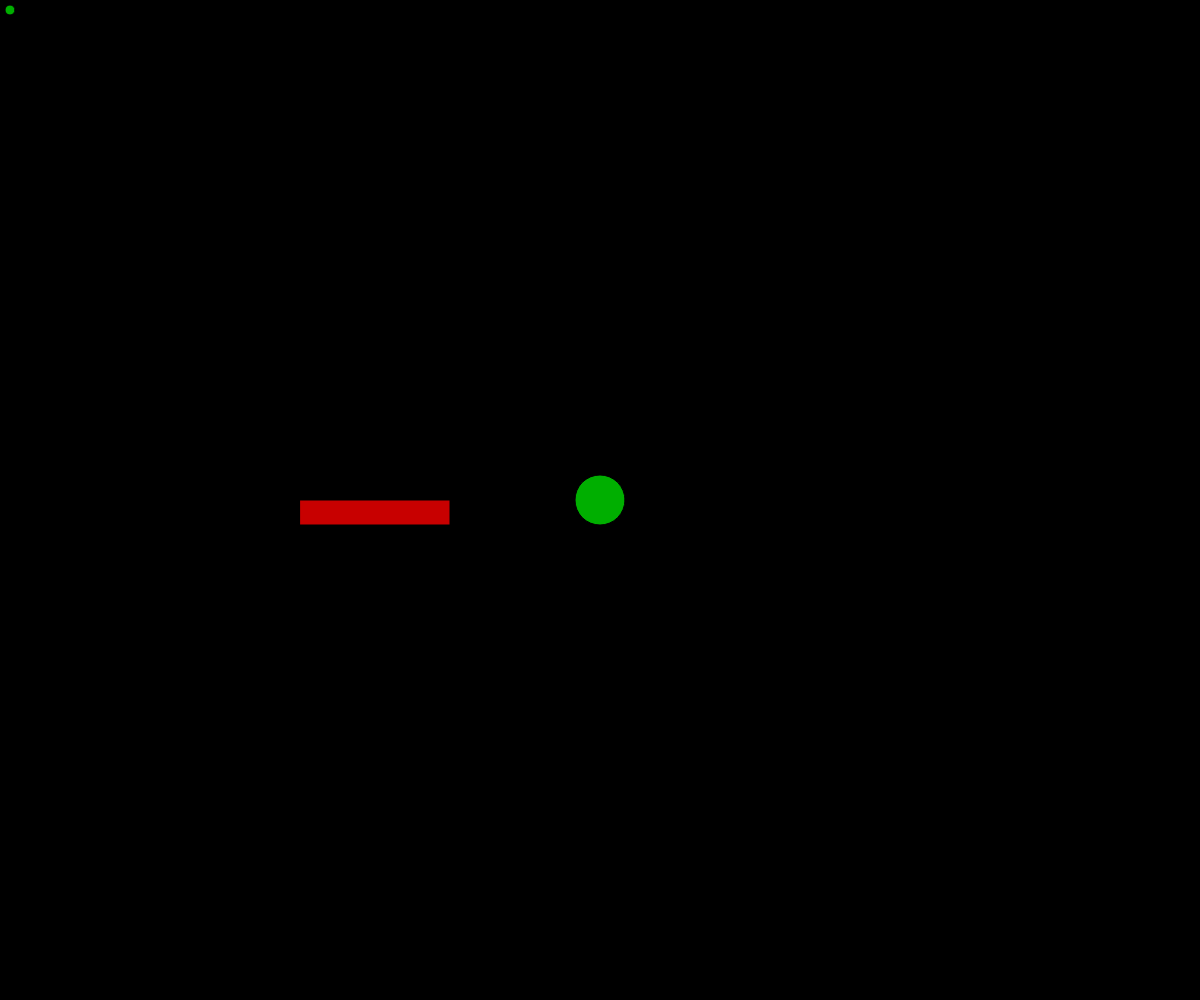
Frame 1 (no input)
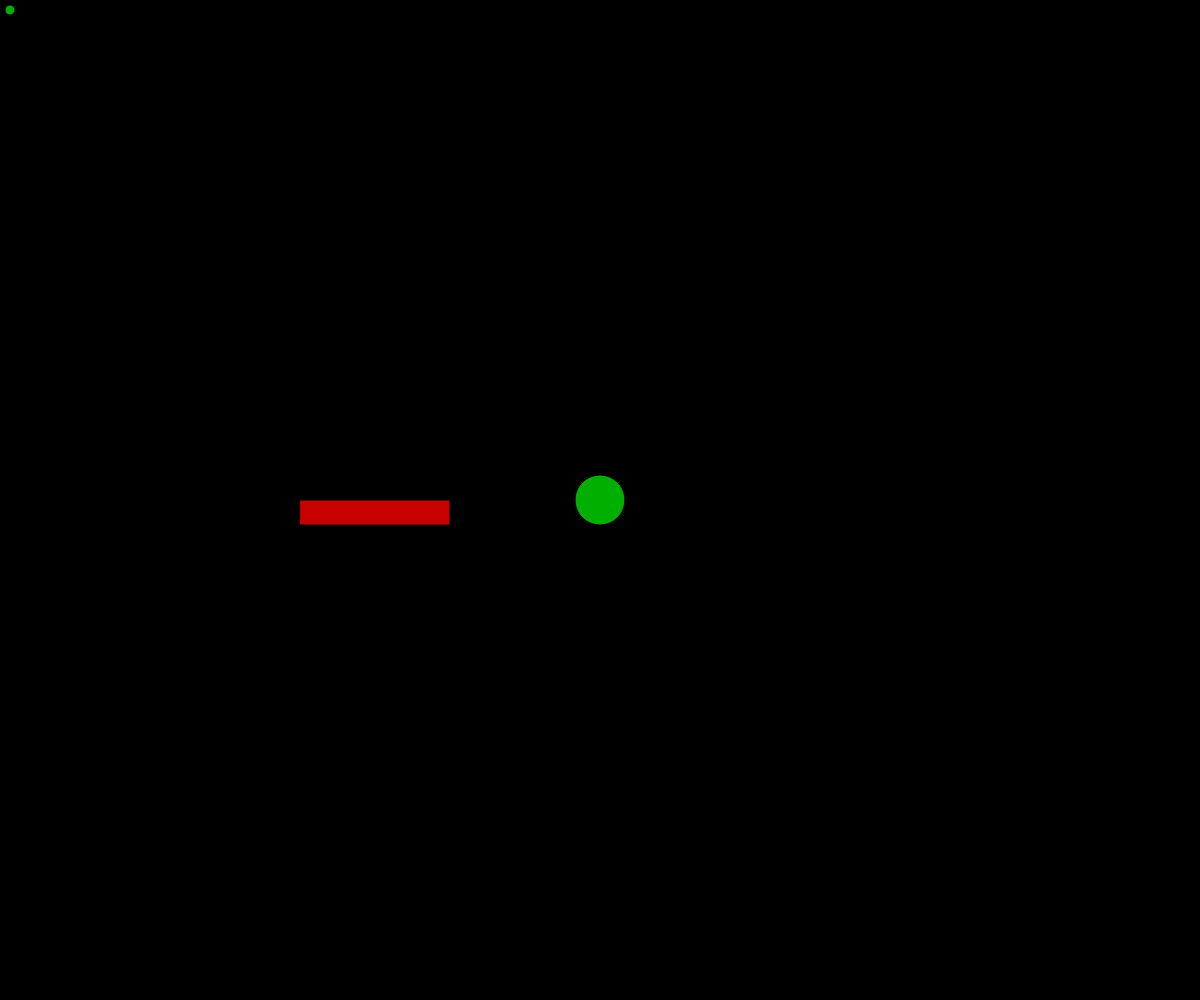
Frame 60 (no input)
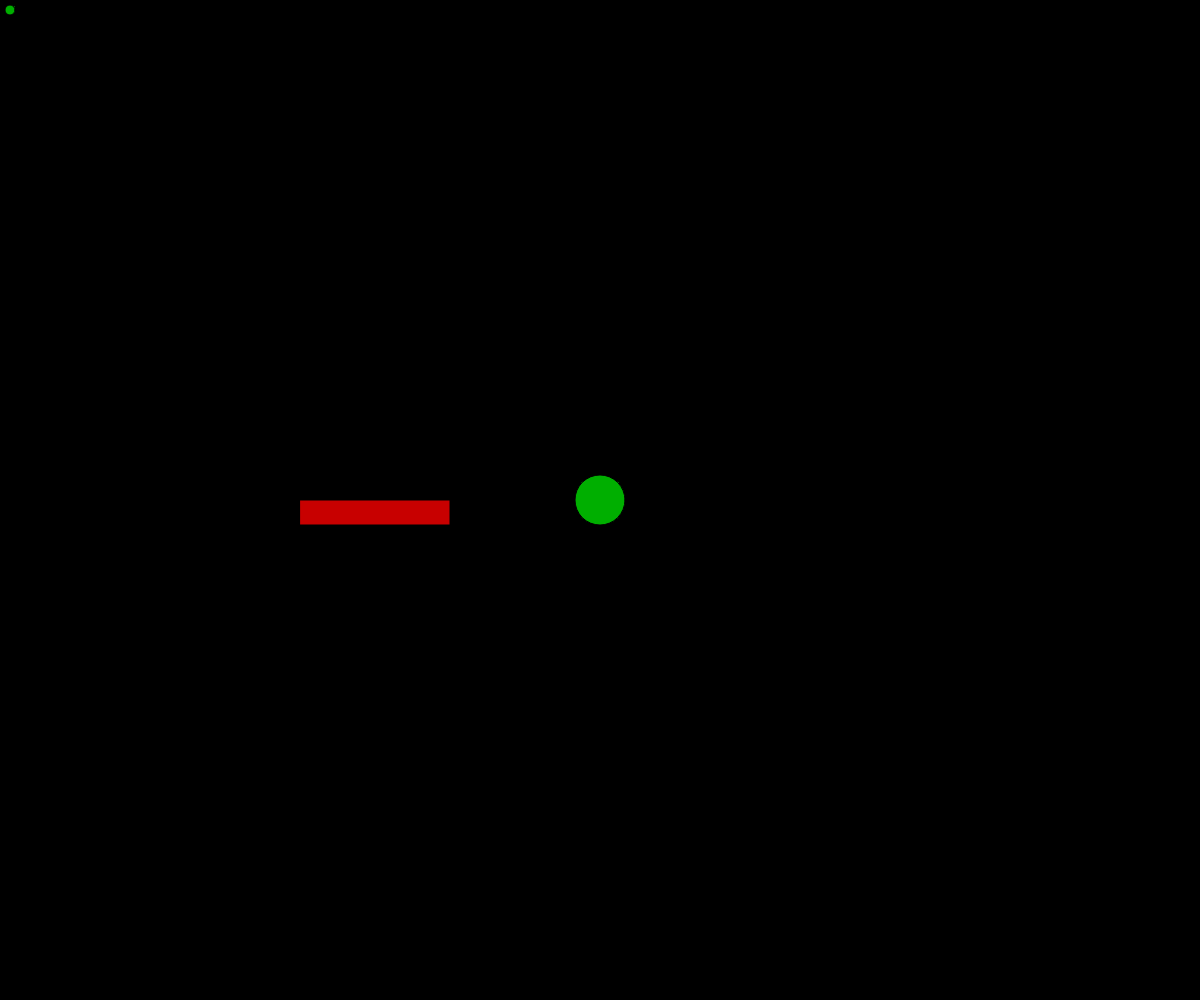
Frame 120 (the mouse pressed at the canvas centre since frame 60)

The p5.js sketch that drew these frames (run headless with seeded random() and noise() and a simulated clock; from frame 60 on, the mouse is pressed at the canvas centre):

// p5.js sketch
// ── sketch.js
// Project Title
// Your Name
// Date
//
// Extra for Experts:
// - describe what you did to take this project "above and beyond"

let x, y;
let dx, dy;

function setup() {
  createCanvas(windowWidth, windowHeight);
  background(0)
}

function draw() {
  drawRect();
  drawEllipse();

}

function drawRect() {
  fill(200,0,0);
  rect (windowWidth/4,windowHeight/2,150, 25);
}

function drawEllipse() {
  fill(0,175,0);
  ellipse (10,10,10,10);

ellipse(windowWidth / 2,windowHeight / 2,50);

}
